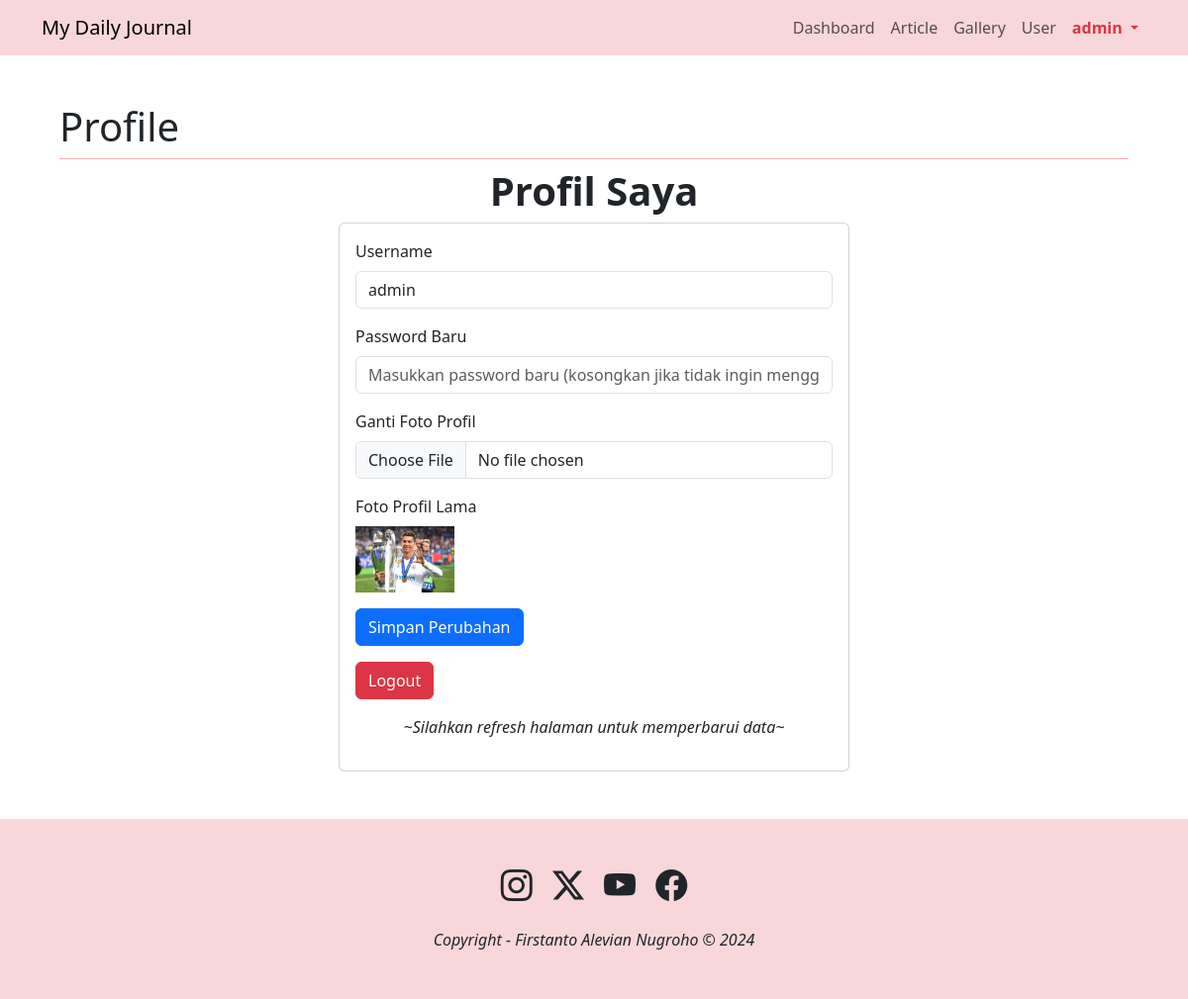
/admin.php?page=profile (signed in), run on the app's committed database.
### tables this page shows
CREATE TABLE `user` (
  `id` int(11) NOT NULL,
  `username` varchar(50) NOT NULL,
  `password` text NOT NULL,
  `foto` text NOT NULL
);

### profile.php (the view, shortened to what this page needs)
<?php
include "koneksi.php";
$username = $_SESSION['username'];
$sql = "SELECT * FROM user WHERE username = ?";
$stmt = $conn->prepare($sql);
$stmt->bind_param("s", $username);
$stmt->execute();
$result = $stmt->get_result();
$user = $result->fetch_assoc();
?>
<div class="container">
    <h2 class="text-center fw-bold display-6">Profil Saya</h2>
    <div class="row">
        <div class="col-md-6 offset-md-3">
            <div class="card">
                <div class="card-body">
                    <form method="post" action="" enctype="multipart/form-data">
                        <div class="mb-3">
                            <label for="username" class="form-label">Username</label>
                            <input type="text" class="form-control" id="username" name="username" value="<?= $user['username'] ?>" required>
                        </div>
                        <div class="mb-3">
                            <label for="password" class="form-label">Password Baru</label>
                            <input type="password" class="form-control" id="password" name="password" placeholder="Masukkan password baru (kosongkan jika tidak ingin mengganti)">
                        </div>
                        <div class="mb-3">
                            <label for="gambar" class="form-label">Ganti Foto Profil</label>
                            <input type="file" class="form-control" id="gambar" name="gambar">
                        </div>
                        <div class="mb-3">
                            <label for="gambarLama" class="form-label">Foto Profil Lama</label><br>
                            <?php if ($user['foto']) { ?>
                                <img src="img/<?= $user['foto'] ?>" width="100">
                            <?php } else { ?>
                                <p>Tidak ada foto profil.</p>
                            <?php } ?>
                        </div>
                        <div class="mb-3">
                            <button type="submit" name="simpan" class="btn btn-primary">Simpan Perubahan</button>
                        </div>
                    </form>
                    <form method="post" action="">
                        <button type="submit" name="logout" class="btn btn-danger">Logout</button>
                        <p style="font-weight: lighter;"><center><i>~Silahkan refresh halaman untuk memperbarui data~</p>
                    </form>
                </div>
            </div>
        </div>
    </div>
</div>

### data on the page
user: username "admin", foto (picture)

### other printed values
$_SESSION['username'] "admin"
$_GET['page'] "Profile"
